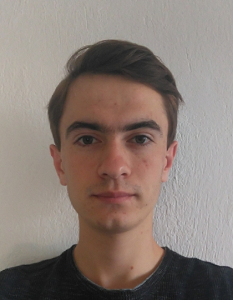
#> input picture opencv/data/hamza/profil.png, 233 x 300 px, found by its file name
$ python 03_haarcascadeYuzveGozAlgilama.py
#> lines starting #> are read from the running program, lines starting #| are printed output that depends on the picture; after the words box and inside, x2 and y2 are one past the last pixel; in counts of white or black regions, pixels touching at a corner belong together
import cv2

# Haar Cascade sınıflandırıcısını yükleme
face_cascade = cv2.CascadeClassifier('opencv/data\haarcascades\haarcascade_frontalface_default.xml')
eye_cascade = cv2.CascadeClassifier('opencv/data\haarcascades\haarcascade_eye.xml')

# Resmi yükleme
img = cv2.imread('opencv/data/hamza/profil.png')
#> img is the input picture: shape (300, 233, 3); mean B, G, R 116.7, 123.7, 136.8
gray = cv2.cvtColor(img, cv2.COLOR_BGR2GRAY)
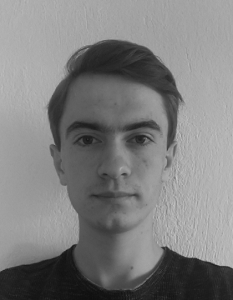
#> gray: shape (300, 233); min 14, max 202, mean 126.8

# Yüz tespiti yapma
faces = face_cascade.detectMultiScale(gray, 1.1, 5)
#> faces = [[43, 84, 142, 142]]
# Goz tespiti yapma
eyes = eye_cascade.detectMultiScale(gray, 1.1, 5)
#> eyes = [[117, 120, 38, 38], [67, 120, 38, 38]]

# Yüzleri çizme
for (x, y, w, h) in faces:
    cv2.rectangle(img, (x, y), (x+w, y+h), (0, 255, 0), 2)
#> this loop made 1 pass
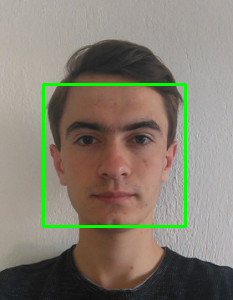
#> img: shape (300, 233, 3); 2.43% of pixels changed, all inside (x1, y1, x2, y2) = (42, 83, 187, 228)

# Gozleri çizme
for (x, y, w, h) in eyes:
    cv2.rectangle(img, (x, y), (x+w, y+h), (0, 0, 255), 2)
#> this loop made 2 passes
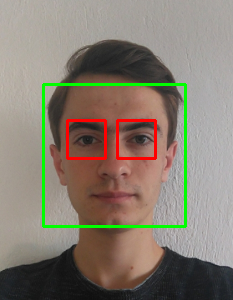
#> img: shape (300, 233, 3); 1.29% of pixels changed, all inside (x1, y1, x2, y2) = (66, 119, 157, 160)

adtYuz = f"Yuz Sayisi: {len(faces)}"
#> adtYuz = 'Yuz Sayisi: 1'
adtGoz = f"Goz Sayisi: {len(eyes)}"
#> adtGoz = 'Goz Sayisi: 2'
fnt = cv2.FONT_HERSHEY_SIMPLEX
#> fnt = 0
cv2.putText(img, adtYuz, (15, 15), fnt, 0.5, (0,0,0), 1)
cv2.putText(img, adtGoz, (15, 35), fnt, 0.5, (0,0,0), 1)
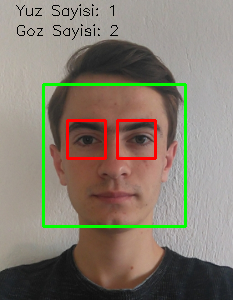
#> img: shape (300, 233, 3); mean B, G, R 111.7, 124.5, 133.8
cv2.imshow('Haar Cascade', img)
cv2.waitKey()
